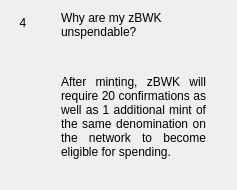
                  <widget class="QWidget" name="widgetFaq4" native="true">
                   <layout class="QHBoxLayout" name="horizontalPage_4" stretch="0,1">
                    <item alignment="Qt::AlignTop">
                     <widget class="QLabel" name="labelNumber4">
                      <property name="minimumSize">
                       <size>
                        <width>24</width>
                        <height>24</height>
                       </size>
                      </property>
                      <property name="maximumSize">
                       <size>
                        <width>16777215</width>
                        <height>24</height>
                       </size>
                      </property>
                      <property name="text">
                       <string>4</string>
                      </property>
                      <property name="alignment">
                       <set>Qt::AlignCenter</set>
                      </property>
                     </widget>
                    </item>
                    <item>
                     <layout class="QVBoxLayout" name="verticalLayoutPage_4">
                      <property name="leftMargin">
                       <number>20</number>
                      </property>
                      <property name="rightMargin">
                       <number>20</number>
                      </property>
                      <item>
                       <widget class="QLabel" name="labelSubtitle4">
                        <property name="text">
                         <string>Why are my zBWK unspendable?</string>
                        </property>
                        <property name="wordWrap">
                         <bool>true</bool>
                        </property>
                       </widget>
                      </item>
                      <item>
                       <spacer name="verticalSpacer_40">
                        <property name="orientation">
                         <enum>Qt::Vertical</enum>
                        </property>
                        <property name="sizeType">
                         <enum>QSizePolicy::Fixed</enum>
                        </property>
                        <property name="sizeHint" stdset="0">
                         <size>
                          <width>20</width>
                          <height>30</height>
                         </size>
                        </property>
                       </spacer>
                      </item>
                      <item>
                       <widget class="QLabel" name="labelContent4">
                        <property name="text">
                         <string>
                           &lt;html&gt;&lt;head/&gt;&lt;body&gt;&lt;p align=&quot;justify&quot;&gt;
                           After minting, zBWK will require 20 confirmations as well as 1
                           additional mint of the same denomination on the network to
                           become eligible for spending.
                           &lt;/p&gt;&lt;/body&gt;&lt;/html&gt;
                         </string>
                        </property>
                        <property name="alignment">
                         <set>Qt::AlignLeading|Qt::AlignLeft|Qt::AlignTop</set>
                        </property>
                        <property name="wordWrap">
                         <bool>true</bool>
                        </property>
                       </widget>
                      </item>
                      <item>
                       <spacer name="verticalSpacer_41">
                        <property name="orientation">
                         <enum>Qt::Vertical</enum>
                        </property>
                        <property name="sizeHint" stdset="0">
                         <size>
                          <width>20</width>
                          <height>20</height>
                         </size>
                        </property>
                       </spacer>
                      </item>
                     </layout>
                    </item>
                   </layout>
                  </widget>
